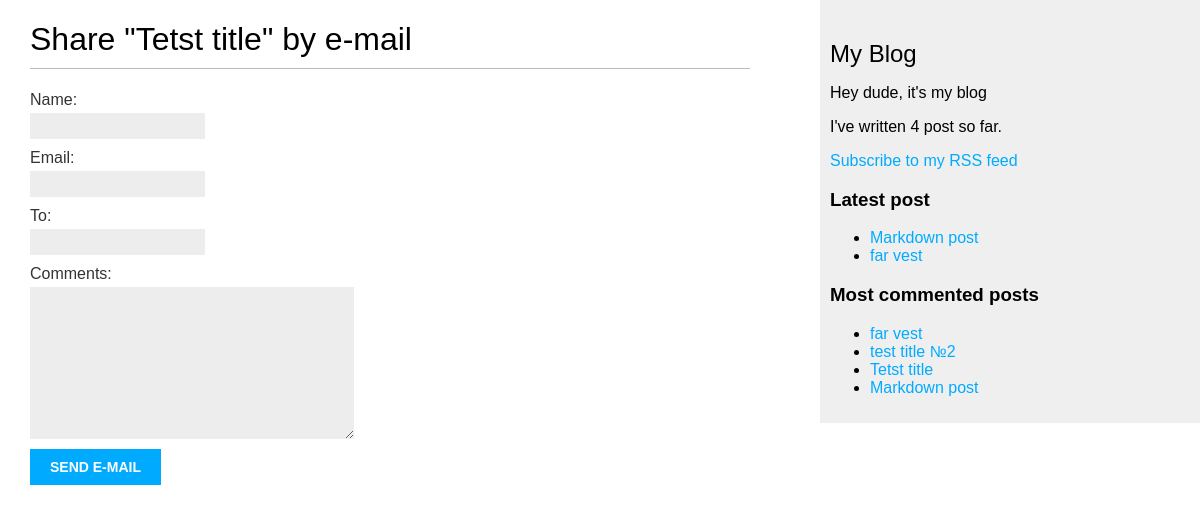
Screenshot of /blog/1/share/ with the database file from the repository.
### blog/models.py (models this page shows, shortened)
class Post(models.Model):
    class Status(models.TextChoices):
        DRAFT = 'DF', 'Draft'
        PUBLISHED = 'PB', 'Published'
    tags = TaggableManager()
    title = models.CharField(max_length=250)
    slug = models.SlugField(max_length=250, unique_for_date='publish')
    body = models.TextField()
    publish = models.DateTimeField(default=timezone.now)
    created = models.DateTimeField(auto_now_add=True)
    updated = models.DateTimeField(auto_now=True)
    status = models.CharField(max_length=2, choices=Status.choices, default=Status.DRAFT)
    author = models.ForeignKey(User, on_delete=models.CASCADE, related_name='blog_posts')
    objects = models.Manager()  # Менеджер, предоставляемый по умолчанию
    published = PublishedManager()  # Конкретно-прикладной менеджер
    class Meta:
        ordering = ['-publish']
        indexes = [
            models.Index(fields=['-publish'])
        ]
    def get_absolute_url(self):
        return reverse('blog:post_detail', args=[self.publish.year, self.publish.month, self.publish.day, self.slug])

### blog/views.py (the view)
# urls.py: path('<int:post_id>/share/', views.post_share, name='post_share'),
def post_share(request, post_id):
    post = get_object_or_404(models.Post, id=post_id, status=models.Post.Status.PUBLISHED)
    sent = False
    if request.method == 'POST':
        form = forms.EmailPostForm(request.POST)
        if form.is_valid():
            cd = form.cleaned_data
            post_url = request.build_absolute_uri(post.get_absolute_url())
            subject = f'{cd["name"]} recommends you read {post.title}'
            message = f'Read {post.title} at {post_url}\n\n {cd["name"]}\'s comments: {cd["comments"]}'
            send_mail(subject, message, 'terragod427@gmil.com', [cd['to']])
            sent = True
    else:
        form = forms.EmailPostForm()
    context = {
        'post': post,
        'form': form,
        'sent': sent
    }
    return render(request, 'blog/post/share.html', context)

### blog/forms.py
class EmailPostForm(forms.Form):
    name = forms.CharField(max_length=250)
    email = forms.EmailField()
    to = forms.EmailField()
    comments = forms.CharField(required=False, widget=forms.Textarea)

### blog/models.py (called while the page is built)
    def get_queryset(self):
        return super().get_queryset().filter(status=Post.Status.PUBLISHED)

### blog/templatetags/blog_tags.py (called while the page is built)
@register.simple_tag
def total_posts():
    return models.Post.published.count()

@register.inclusion_tag('blog/post/includes/show_latest_post.html')
def show_latest_post(count=5):
    latest_posts = models.Post.published.order_by('-publish')[:count]
    return {'latest_posts': latest_posts}

@register.simple_tag
def get_most_commented_posts(count=5):
    max_comment = models.Post.published.annotate(total_comments=Count('comments')).order_by('-total_comments')[:count]
    return max_comment

### blog/templates/blog/post/share.html (shortened to what this page needs)
{% extends "blog/base.html" %}
{%block content%}
{% if sent %}
    <h1>E-mail successfully sent</h1>
    <p>"{{post.title}}" was successfully sent to {{form.cleaned_data.to}}.</p>
{%else%}
    <h1>Share "{{post.title}}" by e-mail</h1>
    <form method="post">
        {{form.as_p}}
        <input type="submit" value="Send e-mail">
    </form>
{%endif%}
{%endblock%}

### blog/templates/blog/base.html (shortened to what this page needs)
{% load static %}
{% load blog_tags %}
<!DOCTYPE html>
<html lang="en">
<head>
    <link href="{% static 'css/blog.css' %}" rel="stylesheet">
</head>
<body>
  <div id="content">
    {% block content %}
    {%endblock%}
  </div>
  <div id="sidebar">
      <h2>My Blog</h2>
      <p>Hey dude, it's my blog</p>
      <p>I've written {% total_posts %} post so far.</p>
      <p><a href="{% url 'blog:post_feed' %}">Subscribe to my RSS feed</a></p>
      <h3>Latest post</h3>
      {% show_latest_post 2 %}
      <h3>Most commented posts</h3>
      {% get_most_commented_posts as most_commented_posts %}
      <ul>
          {% for most_commented_post in most_commented_posts %}
          <li><a href="{{most_commented_post.get_absolute_url}}">{{most_commented_post.title}}</a></li>
          {% endfor %}
      </ul>
  </div>
</body>
</html>

### blog/templates/blog/post/includes/show_latest_post.html
<ul>
  {% for latest_post in latest_posts %}
  <li><a href="{{latest_post.get_absolute_url}}">{{latest_post.title}}</a></li>
  {% endfor %}
</ul>

### blog/static/css/blog.css (style rules this page uses)
body { margin:0; padding:0; font-family:helvetica, sans-serif; }
a { color:#00abff; text-decoration:none; }
h1 { font-weight:normal; border-bottom:1px solid #bbb; padding:0 0 10px 0; }
h2 { font-weight:normal; margin:30px 0 0; }
#content { float:left; width:60%; padding:0 0 0 30px; }
#sidebar { float:right; width:30%; padding:10px; background:#efefef; height:100%; }
label { float:left; clear:both; color:#333; margin-bottom:4px; }
input, textarea { clear:both; float:left; margin:0 0 10px; background:#ededed; border:0; padding:6px 10px; font-size:12px; }
input[type=submit] { font-weight:bold; background:#00abff; color:#fff; padding:10px 20px; font-size:14px; text-transform:uppercase; }

### rows the page displays
Post: title "Tetst title"
Post: title "Markdown post"
Post: title "far vest"
Post: title "test title №2"
